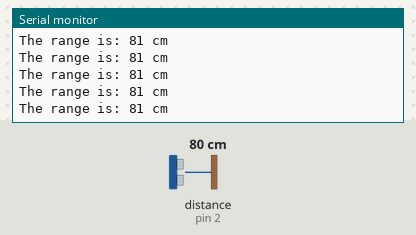
A sketch run on a simulated Arduino Uno, built with avr-gcc and run on an emulated ATmega328P. Shown: the last lines printed to the serial monitor. Wiring (inferred from the names in the program): ultrasonic range finder: trigger pin 3; echo pin 2. Inputs (shaded band) come from the test bench; at power-on: distance to the obstacle (sensor on pin 2) 80 cm. The echo pulse lasts 58.3 µs per cm.

Above: at 1.2 s.
1.3 s: distance to the obstacle (sensor on pin 2) set to 2 cm
At 2.3 s:
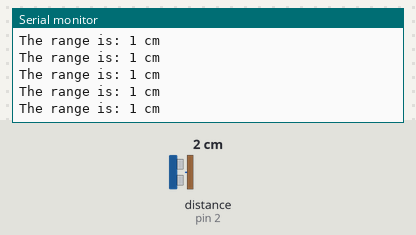
4.3 s: distance to the obstacle (sensor on pin 2) set to 120 cm
At 5.0 s:
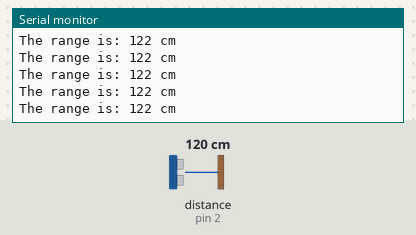
7.3 s: distance to the obstacle (sensor on pin 2) set to 4 cm
At 8.1 s:
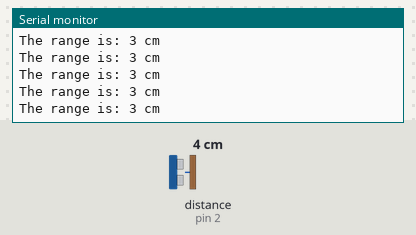
10.3 s: distance to the obstacle (sensor on pin 2) set to 18 cm
At 11.4 s:
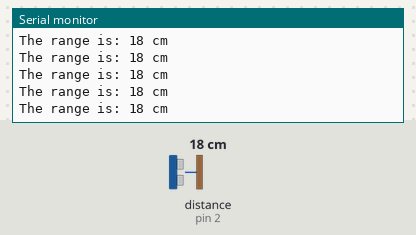
13.3 s: distance to the obstacle (sensor on pin 2) set to 250 cm
At 13.9 s:
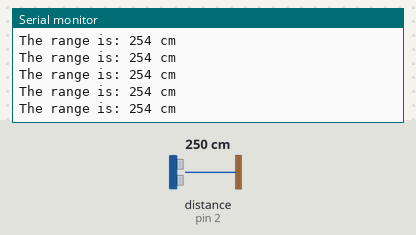
16.3 s: distance to the obstacle (sensor on pin 2) set to 9 cm
At 17.2 s:
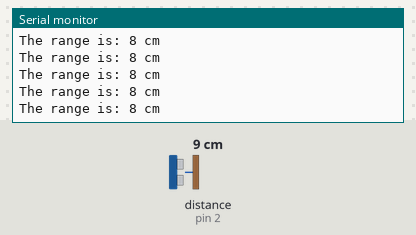
Timing chart, 0 to 19.3 s (numbered marks = the images above; inputs shaded):
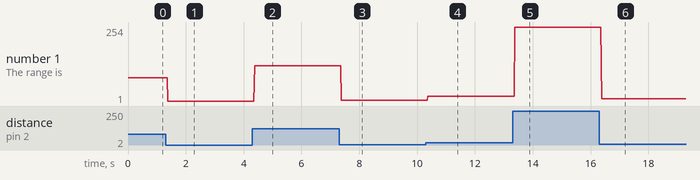

Measured:
- after the input at 1.3 s, the serial monitor: prints a new line after 0.08 s (image 1)
- after the input at 4.3 s, the serial monitor: prints a new line after 0.08 s (image 2)
- after the input at 7.3 s, the serial monitor: prints a new line after 0.07 s (image 3)
- after the input at 10.3 s, the serial monitor: prints a new line after 0.07 s (image 4)
- after the input at 13.3 s, the serial monitor: prints a new line after 0.08 s (image 5)
- after the input at 16.3 s, the serial monitor: prints a new line after 0.08 s (image 6)
- plotted number 1: 81 → 1 after the input at 1.3 s, 1 → 122 after the input at 4.3 s, 122 → 3 after the input at 7.3 s, 3 → 18 after the input at 10.3 s, 18 → 254 after the input at 13.3 s

The sketch:

lab1-activity7-19ja27.ino
```cpp
/**
lab1-activty3-19ja27.ino
Joshua Argiropoulos (19ja27@queensu.ca)
2022-02-17
*/

int echoPin = 2;
int trigPin = 3;
//Sets the echo pin to 2 and the trig pin to 3

long echoTime;
//creates variable for the echo time
int range;
// creates variable for the range

void setup() {
  pinMode(trigPin, OUTPUT);
  // Used to set the trigPin as the output
  pinMode(echoPin, INPUT);
  //Used tp set the echoPin as the input
  Serial.begin(9600);
}
void loop() {
  // Clears the trigPin condition
  digitalWrite(trigPin, LOW);
  delayMicroseconds(2);
  // Turns the trigPin on for 10 microseconds
  digitalWrite(trigPin, HIGH);
  delayMicroseconds(10);
  digitalWrite(trigPin, LOW);
  // returns the echo time travel time in microseconds
  echoTime = pulseIn(echoPin, HIGH);
  // Calculating the range
  range = echoTime * 0.035 / 2;
  //The range is equal to the echo time multiplied by the speed of sound divided 2.

  Serial.print("The range is: ");
  Serial.print(range);
  Serial.println(" cm");
  //print statement to display the range
}
```
